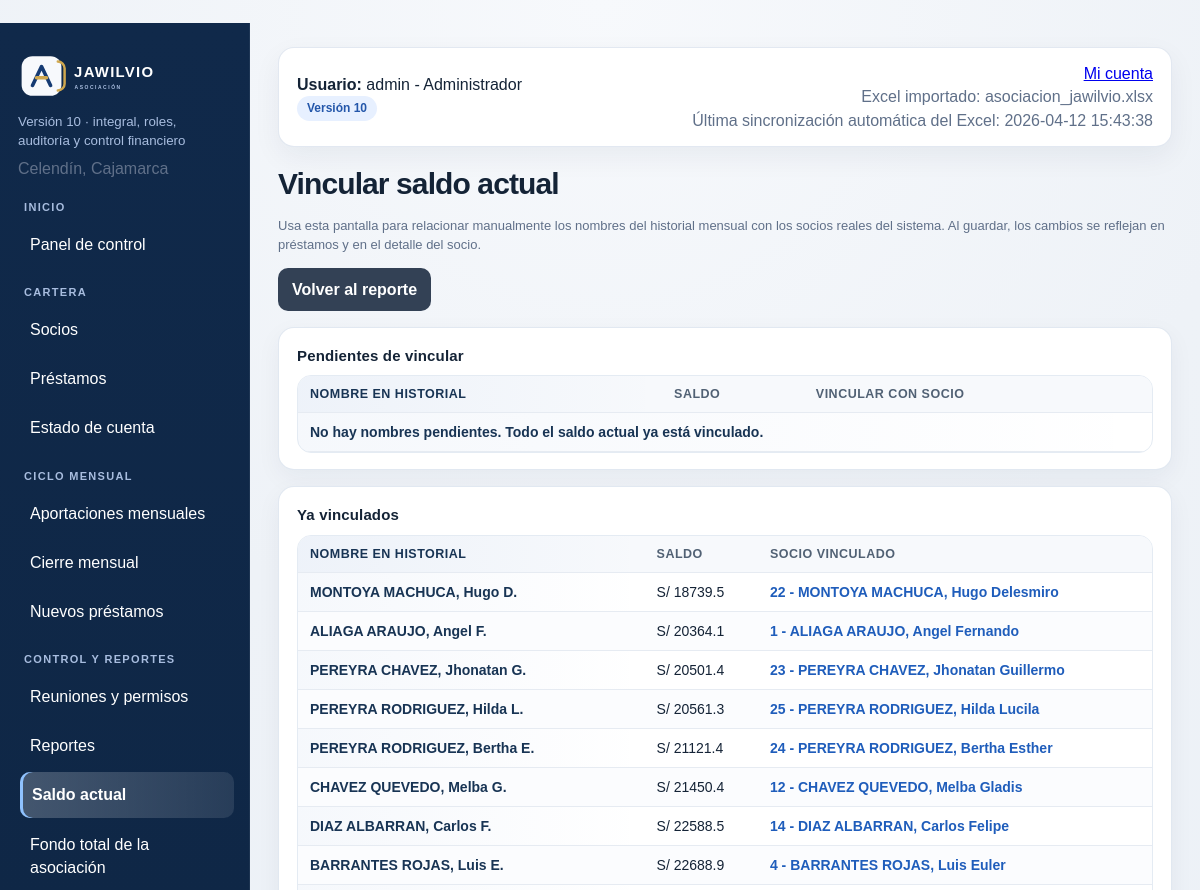
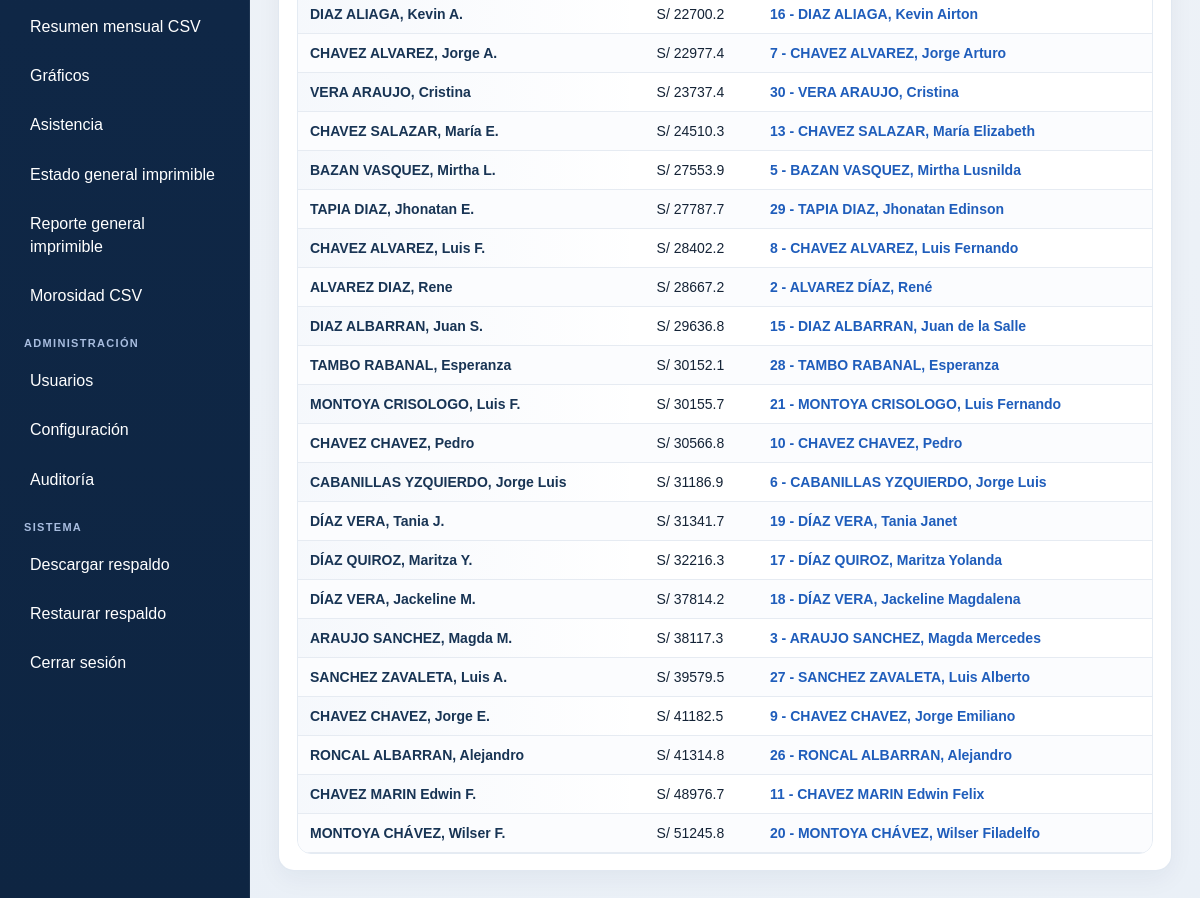
Page /reportes/saldo-actual/vincular (signed in) on the committed database (2 pictures, top to bottom).
### tables this page shows
CREATE TABLE configuracion (
    clave TEXT PRIMARY KEY,
    valor TEXT
);

CREATE TABLE users (
    id INTEGER PRIMARY KEY AUTOINCREMENT,
    username TEXT UNIQUE NOT NULL,
    password TEXT NOT NULL,
    role TEXT NOT NULL
, estado TEXT NOT NULL DEFAULT 'Activo', creado_en TEXT, ultimo_acceso TEXT);

CREATE TABLE meta (
    clave TEXT PRIMARY KEY,
    valor TEXT
);

CREATE TABLE saldo_historico_mensual (
    id INTEGER PRIMARY KEY AUTOINCREMENT,
    periodo TEXT NOT NULL,
    socio_numero INTEGER,
    socio_nombre TEXT NOT NULL,
    saldo REAL NOT NULL,
    fuente TEXT,
    UNIQUE(periodo, socio_nombre)
);

CREATE TABLE socios (
    id INTEGER PRIMARY KEY AUTOINCREMENT,
    numero INTEGER UNIQUE,
    nombre TEXT,
    meses INTEGER,
    fecha_prestamo TEXT,
    saldo REAL,
    mes_2026 TEXT,
    reunion TEXT,
    permisos TEXT
, plazo_balance INTEGER, dni TEXT, foto TEXT);

### app/routes.py (the view, shortened to what this page needs)
@bp.route('/reportes/saldo-actual/vincular', methods=['GET', 'POST'])
@admin_required
def vincular_saldo_actual():
    with connect_db() as conn:
        pendientes = conn.execute(
            """
            SELECT id, socio_nombre, saldo, socio_numero
            FROM saldo_historico_mensual
            WHERE periodo='2026-03' AND socio_numero IS NULL
            ORDER BY saldo ASC, socio_nombre ASC
            """
        ).fetchall()
        socios = conn.execute(
            "SELECT numero, nombre FROM socios ORDER BY nombre ASC, numero ASC"
        ).fetchall()
        vinculados = conn.execute(
            """
            SELECT h.id, h.socio_nombre, h.saldo, h.socio_numero, s.nombre as socio_vinculado
            FROM saldo_historico_mensual h
            LEFT JOIN socios s ON s.numero = h.socio_numero
            WHERE h.periodo='2026-03' AND h.socio_numero IS NOT NULL
            ORDER BY h.saldo ASC, h.socio_nombre ASC
            """
        ).fetchall()
    return render_template(
        'vincular_saldo_actual.html',
        pendientes=pendientes,
        vinculados=vinculados,
        socios=socios,
    )

### app/routes.py (called while the page is built)
def connect_db():
    conn = sqlite3.connect(current_app.config['DATABASE'])
    conn.row_factory = sqlite3.Row
    return conn

def role_can_access_endpoint(role, endpoint, write=False):
    if not endpoint:
        return True
    if endpoint.startswith('static'):
        return True
    if endpoint in {'main.login', 'main.logout', 'main.index'}:
        return True
    access_map = ROLE_WRITE_ACCESS if write else ROLE_VIEW_ACCESS
    allowed = access_map.get(role or '', set())
    return '*' in allowed or endpoint in allowed

def admin_required(view):
    @wraps(view)
    def wrapped(*args, **kwargs):
        if not session.get('user_id'):
            return redirect(url_for('main.login'))
        if session.get('role') != 'Administrador':
            flash('Solo el administrador puede realizar esta acción.')
            return redirect(url_for('main.dashboard'))
        return view(*args, **kwargs)
    return wrapped

### app/templates/vincular_saldo_actual.html (shortened to what this page needs)
{% extends 'base.html' %}
{% block content %}
<h2>Vincular saldo actual</h2>
<p class="small-note">Usa esta pantalla para relacionar manualmente los nombres del historial mensual con los socios reales del sistema. Al guardar, los cambios se reflejan en préstamos y en el detalle del socio.</p>
<div class="search">
  <a class="btn secondary" href="{{ url_for('main.saldo_actual') }}">Volver al reporte</a>
</div>
<div class="section card">
  <h3>Pendientes de vincular</h3>
  <form method="post">
    <table>
      <thead><tr><th>Nombre en historial</th><th>Saldo</th><th>Vincular con socio</th></tr></thead>
      <tbody>
      {% for item in pendientes %}
        <tr>
          <td>{{ item.socio_nombre }}</td>
          <td>S/ {{ '%.1f'|format(item.saldo or 0) }}</td>
          <td>
            <select name="asignacion_{{ item.id }}" class="full-select">
              <option value="">Sin vincular</option>
              {% for socio in socios %}
                <option value="{{ socio.numero }}">{{ socio.numero }} - {{ socio.nombre }}</option>
              {% endfor %}
            </select>
          </td>
        </tr>
      {% else %}
        <tr><td colspan="3">No hay nombres pendientes. Todo el saldo actual ya está vinculado.</td></tr>
      {% endfor %}
      </tbody>
    </table>
  </form>
</div>
<div class="section card">
  <h3>Ya vinculados</h3>
  <table>
    <thead><tr><th>Nombre en historial</th><th>Saldo</th><th>Socio vinculado</th></tr></thead>
    <tbody>
    {% for item in vinculados %}
      <tr>
        <td>{{ item.socio_nombre }}</td>
        <td>S/ {{ '%.1f'|format(item.saldo or 0) }}</td>
        <td>
          {% if item.socio_numero %}
            <a href="{{ url_for('main.socio_detalle', numero=item.socio_numero) }}">{{ item.socio_numero }} - {{ item.socio_vinculado or '-' }}</a>
          {% else %}
            -
          {% endif %}
        </td>
      </tr>
    {% else %}
      <tr><td colspan="3">Todavía no hay vinculaciones manuales guardadas.</td></tr>
    {% endfor %}
    </tbody>
  </table>
</div>
{% endblock %}

### app/templates/base.html (shortened to what this page needs)
<!doctype html>
<html lang="es">
<head>
  <link rel="stylesheet" href="{{ url_for('static', filename='css/style.css') }}">
</head>
<body>
{% if session.get('user_id') %}
<div class="layout">
  <aside class="sidebar">
    <div class="sidebar-brand">
      <img class="sidebar-logo" src="{{ url_for('static', filename='img/logo_jawilvio_dark.svg') }}" alt="Logo JAWILVIO">
    </div>
    <small>Versión 10 · integral, roles, auditoría y control financiero</small>
    <div class="muted" style="margin-top:6px">{{ app_ubicacion }}</div>
    <nav class="nav" style="margin-top:20px">
      <div class="nav-section-title">Inicio</div>
      {% if can_access('main.dashboard') %}<a class="{% if request.endpoint == 'main.dashboard' %}active{% endif %}" href="{{ url_for('main.dashboard') }}">Panel de control</a>{% endif %}
      <div class="nav-section-title">Cartera</div>
      {% if can_access('main.socios') %}<a class="{% if request.endpoint == 'main.socios' %}active{% endif %}" href="{{ url_for('main.socios') }}">Socios</a>{% endif %}
      {% if can_access('main.prestamos') %}<a class="{% if request.endpoint == 'main.prestamos' %}active{% endif %}" href="{{ url_for('main.prestamos') }}">Préstamos</a>{% endif %}
      {% if can_access('main.estado_cuenta') %}<a class="" href="{{ url_for('main.estado_cuenta') }}">Estado de cuenta</a>{% endif %}
      <div class="nav-section-title">Ciclo mensual</div>
      {% if can_access('main.aportaciones_mensuales') %}<a class="{% if request.endpoint == 'main.aportaciones_mensuales' %}active{% endif %}" href="{{ url_for('main.aportaciones_mensuales') }}">Aportaciones mensuales</a>{% endif %}
      {% if can_access('main.cierre_mensual') %}<a class="{% if request.endpoint == 'main.cierre_mensual' %}active{% endif %}" href="{{ url_for('main.cierre_mensual') }}">Cierre mensual</a>{% endif %}
      {% if can_access('main.nuevos_prestamos') %}<a class="{% if request.endpoint == 'main.nuevos_prestamos' %}active{% endif %}" href="{{ url_for('main.nuevos_prestamos') }}">Nuevos préstamos</a>{% endif %}
      <div class="nav-section-title">Control y reportes</div>
      {% if can_access('main.reuniones') %}<a class="{% if request.endpoint == 'main.reuniones' %}active{% endif %}" href="{{ url_for('main.reuniones') }}">Reuniones y permisos</a>{% endif %}
      {% if can_access('main.reportes') %}<a class="{% if request.endpoint == 'main.reportes' %}active{% endif %}" href="{{ url_for('main.reportes') }}">Reportes</a>{% endif %}
      {% if can_access('main.saldo_actual') %}<a class="{% if request.endpoint in ['main.saldo_actual','main.saldos_marzo_2026','main.vincular_saldo_actual','main.vincular_saldos_marzo_2026'] %}active{% endif %}" href="{{ url_for('main.saldo_actual') }}">Saldo actual</a>{% endif %}
      {% if can_access('main.fondo_total') %}<a class="{% if request.endpoint == 'main.fondo_total' %}active{% endif %}" href="{{ url_for('main.fondo_total') }}">Fondo total de la asociación</a>{% endif %}
      {% if can_access('main.reporte_mensual_csv') %}<a class="{% if request.endpoint == 'main.reporte_mensual_csv' %}active{% endif %}" href="{{ url_for('main.reporte_mensual_csv') }}">Resumen mensual CSV</a>{% endif %}
      {% if can_access('main.graficos') %}<a class="{% if request.endpoint == 'main.graficos' %}active{% endif %}" href="{{ url_for('main.graficos') }}">Gráficos</a>{% endif %}
      {% if can_access('main.asistencia') %}<a class="{% if request.endpoint == 'main.asistencia' %}active{% endif %}" href="{{ url_for('main.asistencia') }}">Asistencia</a>{% endif %}
      {% if can_access('main.pdf_estado_general') %}<a class="{% if request.endpoint == 'main.pdf_estado_general' %}active{% endif %}" href="{{ url_for('main.pdf_estado_general') }}">Estado general imprimible</a>{% endif %}
      {% if can_access('main.reporte_imprimible') %}<a class="{% if request.endpoint == 'main.reporte_imprimible' %}active{% endif %}" href="{{ url_for('main.reporte_imprimible') }}">Reporte general imprimible</a>{% endif %}
      {% if can_access('main.reporte_morosos_csv') %}<a class="{% if request.endpoint == 'main.reporte_morosos_csv' %}active{% endif %}" href="{{ url_for('main.reporte_morosos_csv') }}">Morosidad CSV</a>{% endif %}
      {% if can_access('main.usuarios') %}
      <div class="nav-section-title">Administración</div>
      <a class="{% if request.endpoint == 'main.usuarios' %}active{% endif %}" href="{{ url_for('main.usuarios') }}">Usuarios</a>
      <a class="{% if request.endpoint == 'main.configuracion' %}active{% endif %}" href="{{ url_for('main.configuracion') }}">Configuración</a>
      <a class="{% if request.endpoint == 'main.auditoria' %}active{% endif %}" href="{{ url_for('main.auditoria') }}">Auditoría</a>
      {% endif %}
      <div class="nav-section-title">Sistema</div>
      {% if can_access('main.backup') %}<a class="{% if request.endpoint == 'main.backup' %}active{% endif %}" href="{{ url_for('main.backup') }}">Descargar respaldo</a>{% endif %}
      {% if can_access('main.restaurar_respaldo') %}<a class="{% if request.endpoint == 'main.restaurar_respaldo' %}active{% endif %}" href="{{ url_for('main.restaurar_respaldo') }}">Restaurar respaldo</a>{% endif %}
      <a href="{{ url_for('main.logout') }}">Cerrar sesión</a>
    </nav>
  </aside>
  <main class="content">
    <div class="topbar">
      <div><strong>Usuario:</strong> {{ session.get('username') }} - {{ session.get('role') }}<br><span class="badge">Versión 10</span></div>
      <div class="muted" style="text-align:right">
        <div><a href="{{ url_for('main.mi_cuenta') }}">Mi cuenta</a></div>
        <div>Excel importado: {{ excel_importado }}</div>
        {% if excel_sync_at %}
        <div>Última sincronización automática del Excel: {{ excel_sync_at }}</div>
        {% endif %}
      </div>
    </div>
    {% block content %}{% endblock %}
  </main>
</div>
{% else %}
{% block auth %}{% endblock %}
{% endif %}
</body>
</html>

### app/static/css/style.css (style rules this page uses)
:root { --nav:#10294a; --bg:#eef2f7; --card:#fff; --primary:#1f5dbb; --primary-dark:#174a95; --text:#142336; --muted:#607089; --line:#e4ebf3; --line-strong:#d6dfec; --shadow-soft:0 10px 28px rgba(16,41,74,.06); --shadow-card:0 8px 24px rgba(16,41,74,.05); }
* { box-sizing:border-box }
body { margin:0; font-family:Arial,sans-serif; background:radial-gradient(circle at top,#f7f9fc 0,#eef2f7 35%,#eaf0f7 100%); color:var(--text); line-height:1.45; }
.layout { display:flex;min-height:100vh }
.sidebar { width:250px; background:linear-gradient(180deg,#10294a 0,#0e2542 100%); color:#fff; padding:26px 18px; box-shadow:inset -1px 0 0 rgba(255,255,255,.06); }
.sidebar-brand { margin:0 0 10px; }
.sidebar-logo { display:block; width:100%; max-width:190px; height:auto; }
.sidebar small { color:#a8bddf; display:block; line-height:1.4; }
.nav a { display:block; color:#fff; text-decoration:none; padding:11px 12px; border-radius:10px; margin:4px 0; transition:background .18s ease,transform .18s ease; }
.nav-section-title { margin:18px 6px 6px; color:#a8bddf; font-size:11px; font-weight:800; letter-spacing:.12em; text-transform:uppercase; }
.nav-section-title:first-child { margin-top:0; }
.nav a:hover,.nav a.active { background:rgba(255,255,255,.12); transform:translateX(2px); }
.nav a.active { background:linear-gradient(90deg,rgba(255,255,255,.22),rgba(255,255,255,.1)); box-shadow:inset 3px 0 0 #8fc2ff; font-weight:700; }
.content { flex:1; padding:24px 28px 34px; }
.content h2 { margin:0 0 16px; font-size:30px; line-height:1.1; letter-spacing:-.03em; }
.topbar { background:#fff; border:1px solid rgba(214,223,236,.7); border-radius:16px; padding:14px 18px; margin-bottom:20px; display:flex; justify-content:space-between; align-items:center; gap:12px; box-shadow:var(--shadow-soft); }
.badge { display:inline-block; background:#e7f0ff; color:#2457aa; border-radius:999px; padding:4px 10px; font-size:12px; font-weight:bold; }
.card,.kpi-box { background:var(--card); border-radius:16px; padding:18px 18px 16px; border:1px solid rgba(214,223,236,.72); box-shadow:var(--shadow-card); transition:transform .18s ease, box-shadow .18s ease, border-color .18s ease; }
.card h3,.kpi-box h3 { margin:0 0 10px; font-size:15px; line-height:1.3; letter-spacing:.01em; }
table { width:100%; border-collapse:separate; border-spacing:0; background:#fff; border:1px solid var(--line); border-radius:14px; overflow:hidden; }
th,td { padding:11px 12px; border-bottom:1px solid #e6ebf2; text-align:left; font-size:14px; vertical-align:top; }
th { background:#f7f9fc; font-size:12.5px; letter-spacing:.04em; text-transform:uppercase; color:#516174; position:sticky; top:0; z-index:2; }
tbody tr:nth-child(even):not(.prestamo-total):not(.prestamo-promedio):not(.prestamo-febrero):not(.prestamo-marzo):not(.prestamo-enero):not(.compare-row):not(.compare-detail) td { background:#fbfcfe }
tbody tr { transition:background .16s ease }
th:first-child,td:first-child { font-weight:700; color:#183454; background-image:linear-gradient(90deg,rgba(31,93,187,.045),rgba(31,93,187,0)); }
.section { margin-top:16px }
.btn { display:inline-flex; align-items:center; justify-content:center; background:var(--primary); color:#fff; text-decoration:none; border:none; border-radius:10px; padding:10px 14px; cursor:pointer; font-weight:600; transition:background .18s ease,transform .18s ease,box-shadow .18s ease; }
.btn.secondary { background:#334155 }
a { transition:color .16s ease,text-decoration-color .16s ease,opacity .16s ease }
.search { display:flex; gap:10px; margin-bottom:12px; flex-wrap:wrap; }
.muted { color:var(--muted) }
.small-note { color:#607089;font-size:13px;line-height:1.5 }
.card .search:last-child,.card form:last-child,.card table:last-child { margin-bottom:0 }
td a { color:#1f5dbb;font-weight:600;text-decoration:none }

### rows in the picture
configuracion: valor "Celendín, Cajamarca"
users: get "admin", get "Administrador"
meta: valor "asociacion_jawilvio.xlsx"
meta: valor "2026-04-12 15:43:38"
saldo_historico_mensual: socio_nombre "MONTOYA MACHUCA, Hugo D.", saldo "18739.5", socio_numero "22", nombre "MONTOYA MACHUCA, Hugo Delesmiro"
saldo_historico_mensual: socio_nombre "ALIAGA ARAUJO, Angel F.", saldo "20364.1", socio_numero "1", nombre "ALIAGA ARAUJO, Angel Fernando"
saldo_historico_mensual: socio_nombre "PEREYRA CHAVEZ, Jhonatan G.", saldo "20501.4", socio_numero "23", nombre "PEREYRA CHAVEZ, Jhonatan Guillermo"
saldo_historico_mensual: socio_nombre "PEREYRA RODRIGUEZ, Hilda L.", saldo "20561.3", socio_numero "25", nombre "PEREYRA RODRIGUEZ, Hilda Lucila"
saldo_historico_mensual: socio_nombre "PEREYRA RODRIGUEZ, Bertha E.", saldo "21121.4", socio_numero "24", nombre "PEREYRA RODRIGUEZ, Bertha Esther"
saldo_historico_mensual: socio_nombre "CHAVEZ QUEVEDO, Melba G.", saldo "21450.4", socio_numero "12", nombre "CHAVEZ QUEVEDO, Melba Gladis"
saldo_historico_mensual: socio_nombre "DIAZ ALBARRAN, Carlos F.", saldo "22588.5", socio_numero "14", nombre "DIAZ ALBARRAN, Carlos Felipe"
saldo_historico_mensual: socio_nombre "BARRANTES ROJAS, Luis E.", saldo "22688.9", socio_numero "4", nombre "BARRANTES ROJAS, Luis Euler"
saldo_historico_mensual: socio_nombre "DIAZ ALIAGA, Kevin A.", saldo "22700.2", socio_numero "16", nombre "DIAZ ALIAGA, Kevin Airton"
saldo_historico_mensual: socio_nombre "CHAVEZ ALVAREZ, Jorge A.", saldo "22977.4", socio_numero "7", nombre "CHAVEZ ALVAREZ, Jorge Arturo"
saldo_historico_mensual: socio_nombre "VERA ARAUJO, Cristina", saldo "23737.4", socio_numero "30", nombre "VERA ARAUJO, Cristina"
saldo_historico_mensual: socio_nombre "CHAVEZ SALAZAR, María E.", saldo "24510.3", socio_numero "13", nombre "CHAVEZ SALAZAR, María Elizabeth"
saldo_historico_mensual: socio_nombre "BAZAN VASQUEZ, Mirtha L.", saldo "27553.9", socio_numero "5", nombre "BAZAN VASQUEZ, Mirtha Lusnilda"
saldo_historico_mensual: socio_nombre "TAPIA DIAZ, Jhonatan E.", saldo "27787.7", socio_numero "29", nombre "TAPIA DIAZ, Jhonatan Edinson"
saldo_historico_mensual: socio_nombre "CHAVEZ ALVAREZ, Luis F.", saldo "28402.2", socio_numero "8", nombre "CHAVEZ ALVAREZ, Luis Fernando"
saldo_historico_mensual: socio_nombre "ALVAREZ DIAZ, Rene", saldo "28667.2", socio_numero "2", nombre "ALVAREZ DÍAZ, René"
saldo_historico_mensual: socio_nombre "DIAZ ALBARRAN, Juan S.", saldo "29636.8", socio_numero "15", nombre "DIAZ ALBARRAN, Juan de la Salle"
saldo_historico_mensual: socio_nombre "TAMBO RABANAL, Esperanza", saldo "30152.1", socio_numero "28", nombre "TAMBO RABANAL, Esperanza"
saldo_historico_mensual: socio_nombre "MONTOYA CRISOLOGO, Luis F.", saldo "30155.7", socio_numero "21", nombre "MONTOYA CRISOLOGO, Luis Fernando"
saldo_historico_mensual: socio_nombre "CHAVEZ CHAVEZ, Pedro", saldo "30566.8", socio_numero "10", nombre "CHAVEZ CHAVEZ, Pedro"
saldo_historico_mensual: socio_nombre "CABANILLAS YZQUIERDO, Jorge Luis", saldo "31186.9", socio_numero "6", nombre "CABANILLAS YZQUIERDO, Jorge Luis"
saldo_historico_mensual: socio_nombre "DÍAZ VERA, Tania J.", saldo "31341.7", socio_numero "19", nombre "DÍAZ VERA, Tania Janet"
saldo_historico_mensual: socio_nombre "DÍAZ QUIROZ, Maritza Y.", saldo "32216.3", socio_numero "17", nombre "DÍAZ QUIROZ, Maritza Yolanda"
saldo_historico_mensual: socio_nombre "DÍAZ VERA, Jackeline M.", saldo "37814.2", socio_numero "18", nombre "DÍAZ VERA, Jackeline Magdalena"
saldo_historico_mensual: socio_nombre "ARAUJO SANCHEZ, Magda M.", saldo "38117.3", socio_numero "3", nombre "ARAUJO SANCHEZ, Magda Mercedes"
saldo_historico_mensual: socio_nombre "SANCHEZ ZAVALETA, Luis A.", saldo "39579.5", socio_numero "27", nombre "SANCHEZ ZAVALETA, Luis Alberto"
saldo_historico_mensual: socio_nombre "CHAVEZ CHAVEZ, Jorge E.", saldo "41182.5", socio_numero "9", nombre "CHAVEZ CHAVEZ, Jorge Emiliano"
saldo_historico_mensual: socio_nombre "RONCAL ALBARRAN, Alejandro", saldo "41314.8", socio_numero "26", nombre "RONCAL ALBARRAN, Alejandro"
saldo_historico_mensual: socio_nombre "CHAVEZ MARIN Edwin F.", saldo "48976.7", socio_numero "11", nombre "CHAVEZ MARIN Edwin Felix"
saldo_historico_mensual: socio_nombre "MONTOYA CHÁVEZ, Wilser F.", saldo "51245.8", socio_numero "20", nombre "MONTOYA CHÁVEZ, Wilser Filadelfo"
